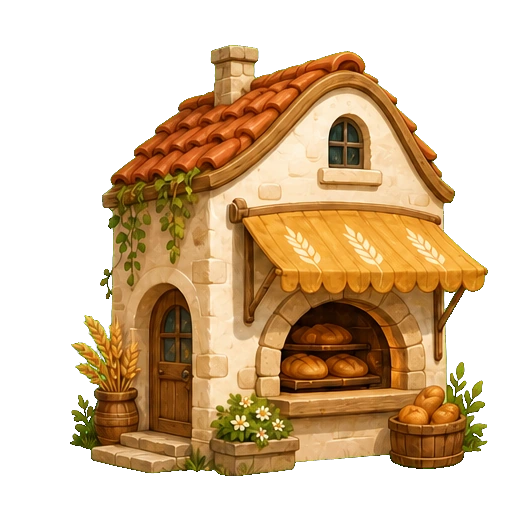
#> input picture assets/images/buildings/bakery.webp, 512 x 512 px
$ python chroma_key_ui.py ../../assets/images/buildings/bakery.webp ../../assets/images/buildings/lighthouse.webp
#> lines starting #> are read from the running program, lines starting #| are printed output that depends on the picture
#!/usr/bin/env python3
"""Turn AI chroma-green UI renders into cropped, premultiplied-safe RGBA PNGs."""

from collections import deque
from pathlib import Path
import sys

from PIL import Image


def is_green(pixel: tuple[int, int, int, int]) -> bool:
    r, g, b, _ = pixel
    return g >= 115 and g > r * 1.10 and g > b * 1.18 and g - min(r, b) >= 44


def chroma_key(source: Path, destination: Path, padding: int = 12) -> None:
#> called with padding = 12
    image = Image.open(source).convert("RGBA")
#> image is the input picture: PIL image 512x512 RGBA; mean R, G, B, A 92.1, 66.6, 35.4, 129.6
    width, height = image.size
#> width = 512; height = 512
    pixels = image.load()
    connected = bytearray(width * height)
    queue: deque[tuple[int, int]] = deque()

    def add(x: int, y: int) -> None:
        index = y * width + x
        if connected[index] or not is_green(pixels[x, y]):
            return
        connected[index] = 1
        queue.append((x, y))

    for x in range(width):
        add(x, 0)
        add(x, height - 1)
    for y in range(height):
        add(0, y)
        add(width - 1, y)

    while queue:
        x, y = queue.popleft()
        if x:
            add(x - 1, y)
        if x + 1 < width:
            add(x + 1, y)
        if y:
            add(x, y - 1)
        if y + 1 < height:
            add(x, y + 1)

    output = Image.new("RGBA", image.size, (0, 0, 0, 0))
#> output: PIL image 512x512 RGBA; every value is 0
    out = output.load()
    for y in range(height):
        for x in range(width):
            r, g, b, _ = pixels[x, y]
            if not connected[y * width + x]:
                out[x, y] = (r, g, b, 255)
                continue

            # Recover foreground colour from a pixel composited over RGB(0,255,0).
            alpha = max(r, b) / 255.0
            # The image model leaves low-level blue/red texture in the green plate.
            # Treat it as background; retaining it produces the familiar purple halo.
            if alpha <= 0.18:
                out[x, y] = (0, 0, 0, 0)
                continue
            rr = int(max(0, min(255, round(r / alpha))))
            bb = int(max(0, min(255, round(b / alpha))))
            gg = int(max(0, min(255, round((g - (1.0 - alpha) * 255.0) / alpha))))
            out[x, y] = (rr, gg, bb, int(round(alpha * 255.0)))

    bbox = output.getbbox()
    if bbox is None:
        raise RuntimeError(f"No foreground found in {source}")
    left = max(0, bbox[0] - padding)
    top = max(0, bbox[1] - padding)
    right = min(width, bbox[2] + padding)
    bottom = min(height, bbox[3] + padding)
    output = output.crop((left, top, right, bottom))
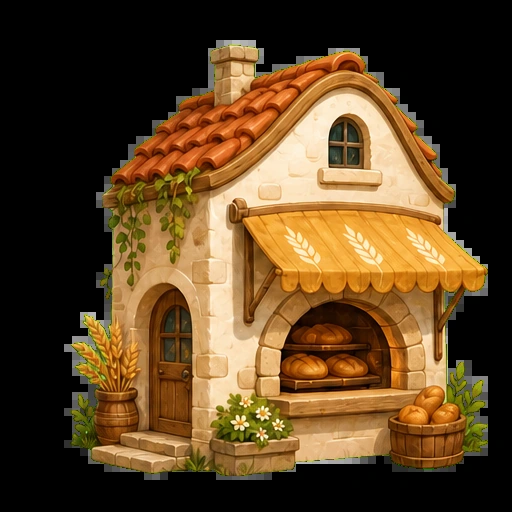
#> output: PIL image 512x512 RGBA; mean R, G, B, A 92.1, 66.6, 35.4, 255
    destination.parent.mkdir(parents=True, exist_ok=True)
    output.save(destination, optimize=True)
    print(f"{source.name}: {width}x{height} -> {output.width}x{output.height} RGBA")
#| bakery.webp: 512x512 -> 512x512 RGBA


def main() -> None:
    if len(sys.argv) != 3:
        raise SystemExit("usage: chroma_key_ui.py SOURCE DESTINATION")
    chroma_key(Path(sys.argv[1]), Path(sys.argv[2]))


if __name__ == "__main__":
    main()

$ run again, on assets/images/buildings/market.webp
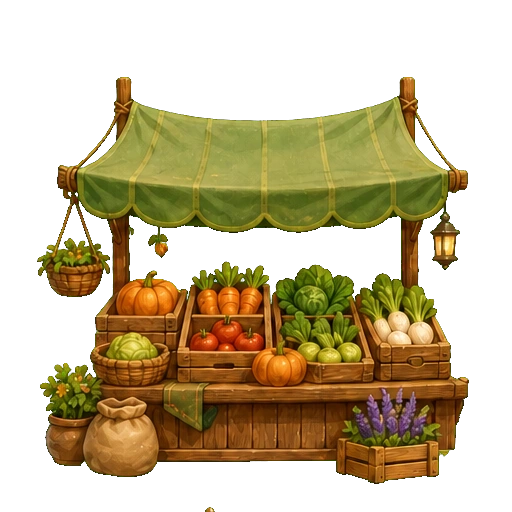
#> input picture assets/images/buildings/market.webp, 512 x 512 px
#> in chroma_key, image is the input picture: PIL image 512x512 RGBA; mean R, G, B, A 65.7, 52.1, 20, 115.4
#> in chroma_key, `output = output.crop((left, top, right, bottom))`:
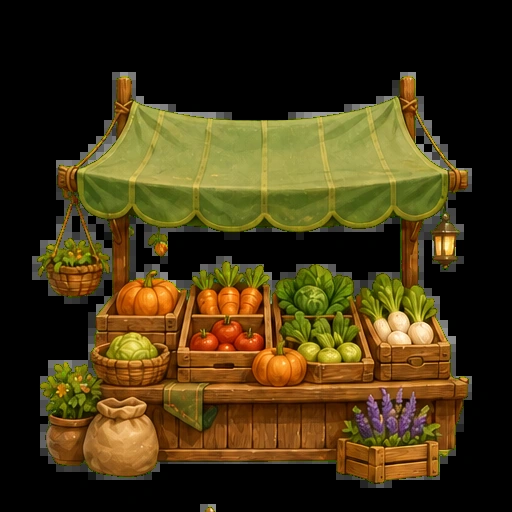
#> output: PIL image 512x512 RGBA; mean R, G, B, A 65.7, 52.1, 20, 255
#| market.webp: 512x512 -> 512x512 RGBA

$ run again, on assets/images/buildings/mia.webp
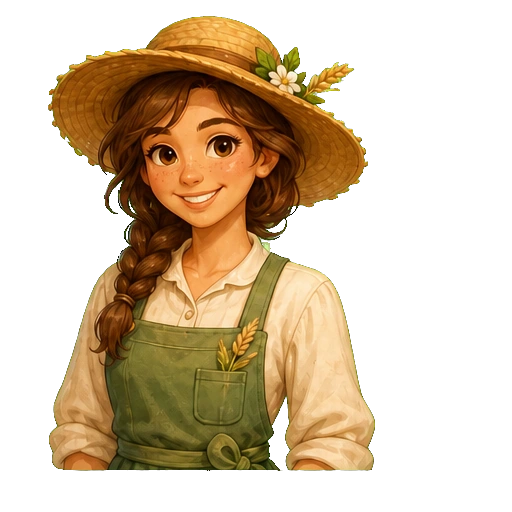
#> input picture assets/images/buildings/mia.webp, 512 x 512 px
#> in chroma_key, image is the input picture: PIL image 512x512 RGBA; mean R, G, B, A 70.3, 51.8, 26.9, 107.7
#> in chroma_key, `output = output.crop((left, top, right, bottom))`:
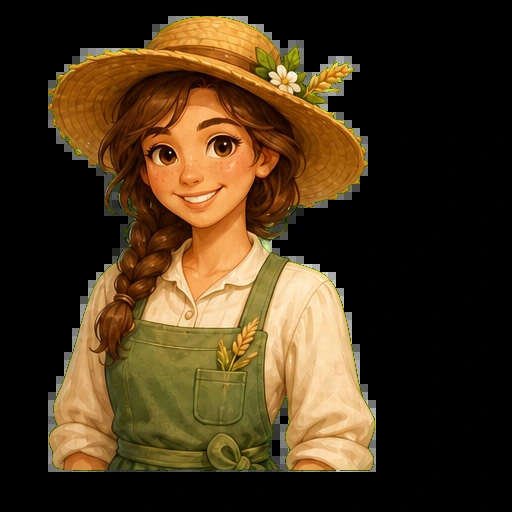
#> output: PIL image 512x512 RGBA; mean R, G, B, A 70.3, 51.8, 26.9, 255
#| mia.webp: 512x512 -> 512x512 RGBA

$ run again, on assets/images/buildings/vault.webp
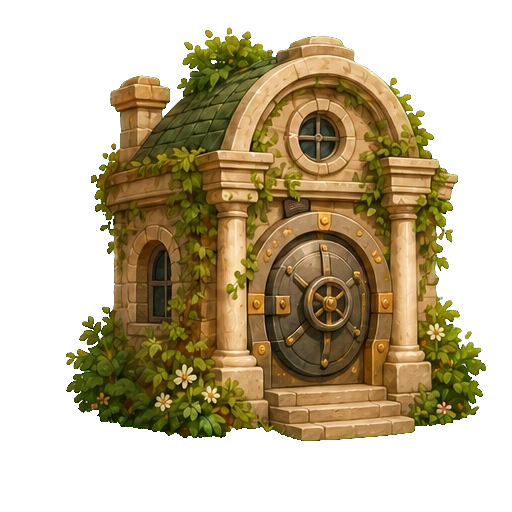
#> input picture assets/images/buildings/vault.webp, 512 x 512 px
#> in chroma_key, image is the input picture: PIL image 512x512 RGBA; mean R, G, B, A 67.8, 55.3, 27.3, 124.6
#> in chroma_key, `output = output.crop((left, top, right, bottom))`:
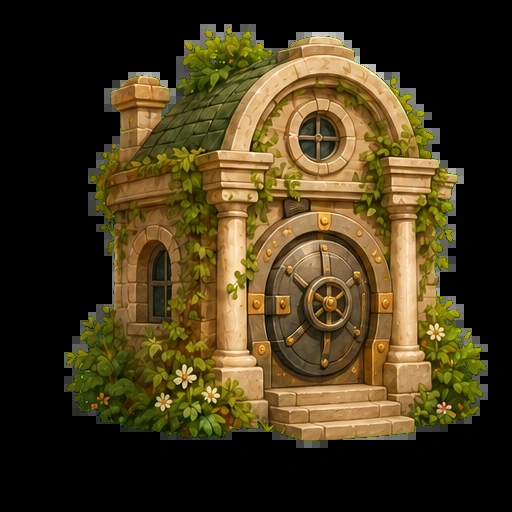
#> output: PIL image 512x512 RGBA; mean R, G, B, A 67.8, 55.3, 27.3, 255
#| vault.webp: 512x512 -> 512x512 RGBA
